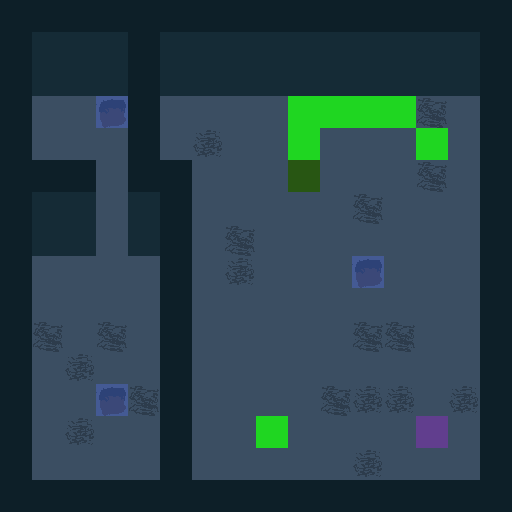

The image is a tile-based game level rendered from a .tmx file. Its description and complete source (layers, tilesets, objects, tile grids) follow:
An orthogonal 16x16 tile map with 32x32 px tiles, 5 tile layers (Floor, FloorAuto_values, FloorAuto, Grass_values, ...), 6 tilesets and 2 objects (2x Enemy).

<map version="1.4" tiledversion="1.4.2" orientation="orthogonal" renderorder="right-down" compressionlevel="0" width="16" height="16" tilewidth="32" tileheight="32" infinite="0" backgroundcolor="#696A79" nextlayerid="7" nextobjectid="1"><tileset firstgid="1" name="MRMOTEXT" tilewidth="8" tileheight="8" tilecount="512" columns="32" objectalignment="topleft" margin="0" spacing="0"><image source="../../../images/MRMOTEXT.png" width="256" height="128" /></tileset><tileset firstgid="513" name="GrassClean" tilewidth="32" tileheight="32" tilecount="12" columns="3" objectalignment="topleft" margin="0" spacing="0"><image source="../../../images/GrassClean.png" width="87" height="122" /></tileset><tileset firstgid="525" name="TilesClean" tilewidth="32" tileheight="32" tilecount="920" columns="40" objectalignment="topleft" margin="0" spacing="0"><image source="../../../images/TilesClean.png" width="1280" height="736" /></tileset><tileset firstgid="1445" name="Regions" tilewidth="32" tileheight="32" tilecount="7" columns="7" objectalignment="topleft"><image source="Regions.intgrid.png" width="224" height="32" /></tileset><tileset firstgid="1452" name="Grass" tilewidth="32" tileheight="32" tilecount="2" columns="2" objectalignment="topleft"><image source="Grass.intgrid.png" width="64" height="32" /></tileset><tileset firstgid="1454" name="FloorAuto" tilewidth="32" tileheight="32" tilecount="9" columns="9" objectalignment="topleft"><image source="FloorAuto.intgrid.png" width="288" height="32" /></tileset><layer id="1" name="Floor" width="16" height="16" opacity="1"><data encoding="csv">0,0,0,0,0,0,0,0,0,0,0,0,0,0,0,0,0,0,0,0,0,0,0,0,0,0,0,0,0,0,0,0,0,0,0,0,0,0,0,0,0,0,0,0,0,0,0,0,0,0,0,0,0,0,0,0,0,0,0,0,0,0,0,0,0,0,0,0,0,0,0,0,0,0,0,0,0,0,0,0,0,0,0,0,0,0,0,0,0,0,0,0,0,0,0,0,0,0,0,0,0,0,0,0,0,0,0,0,0,0,0,0,0,0,0,0,0,0,0,0,0,0,0,0,0,0,0,0,0,0,0,0,0,0,513,0,0,0,0,0,0,0,0,0,0,0,0,0,0,0,0,513,0,0,0,0,0,0,0,0,0,0,0,0,0,0,0,0,0,0,0,0,0,0,0,0,0,0,0,0,0,0,0,0,0,0,0,0,0,0,0,0,0,0,0,0,0,0,0,0,0,0,0,0,0,0,0,0,0,0,0,0,0,0,0,0,0,0,0,0,0,0,0,0,0,0,0,0,0,0,0,0,0,0,0,0,0,0,0,0,0,0,0,0,0,0,0,0,0,0,0,0,0,0,0,0</data></layer><layer id="2" name="FloorAuto_values" width="16" height="16" opacity="1"><data encoding="csv">1456,1456,1456,1456,1456,1456,1456,1456,1456,1456,1456,1456,1456,1456,1456,1456,1456,1462,1462,1462,1456,1462,1462,1462,1462,1462,1462,1462,1462,1462,1462,1456,1456,1462,1462,1462,1456,1462,1462,1462,1462,1462,1462,1462,1462,1462,1462,1456,1456,1454,1454,1461,1456,1454,1454,1454,1454,1454,1454,1454,1454,1454,1454,1456,1456,1454,1454,1454,1456,1454,1454,1454,1454,1454,1454,1454,1454,1454,1454,1456,1456,1456,1456,1454,1456,1456,1454,1454,1454,1454,1454,1454,1454,1454,1454,1456,1456,1462,1462,1454,1462,1456,1454,1454,1454,1454,1454,1454,1454,1454,1454,1456,1456,1462,1462,1454,1462,1456,1454,1454,1454,1454,1454,1454,1454,1454,1454,1456,1456,1454,1454,1454,1454,1456,1454,1454,1454,1454,1454,1461,1454,1454,1454,1456,1456,1454,1454,1454,1454,1456,1454,1454,1454,1454,1454,1454,1454,1454,1454,1456,1456,1454,1454,1454,1454,1456,1454,1454,1454,1454,1454,1454,1454,1454,1454,1456,1456,1454,1454,1454,1454,1456,1454,1454,1454,1454,1454,1454,1454,1454,1454,1456,1456,1454,1454,1461,1454,1456,1454,1454,1454,1454,1454,1454,1454,1454,1454,1456,1456,1454,1454,1454,1454,1456,1454,1454,1454,1454,1454,1454,1454,1454,1454,1456,1456,1454,1454,1454,1454,1456,1454,1454,1454,1454,1454,1454,1454,1454,1454,1456,1456,1456,1456,1456,1456,1456,1456,1456,1456,1456,1456,1456,1456,1456,1456,1456</data></layer><layer id="3" name="FloorAuto" width="16" height="16" opacity="1"><data encoding="csv">568,568,568,568,568,568,568,568,568,568,568,568,568,568,568,568,568,662,662,662,568,662,662,662,662,662,662,662,662,662,662,568,568,662,662,662,568,662,662,662,662,662,662,662,662,662,662,568,568,990,990,984,568,990,990,990,990,990,990,990,990,989,990,568,568,990,990,990,568,990,1030,990,990,990,990,990,990,990,990,568,568,568,568,990,568,568,990,990,990,989,990,990,990,989,990,568,568,662,662,990,662,568,990,990,990,990,990,989,990,990,990,568,568,662,662,990,662,568,990,989,990,990,990,990,990,990,990,568,568,990,990,990,990,568,990,1030,990,990,990,984,990,990,990,568,568,990,990,990,990,568,990,990,990,990,990,990,990,990,990,568,568,989,990,989,990,568,990,990,990,990,990,989,989,990,990,568,568,990,1030,990,990,568,990,990,990,990,990,990,990,990,990,568,568,990,990,984,989,568,990,990,990,990,989,1030,1030,990,1030,568,568,990,1030,990,990,568,990,990,990,990,990,990,990,990,990,568,568,990,990,990,990,568,990,990,990,990,990,1030,990,990,990,568,568,568,568,568,568,568,568,568,568,568,568,568,568,568,568,568</data></layer><layer id="4" name="Grass_values" width="16" height="16" opacity="1"><data encoding="csv">0,0,0,0,0,0,0,0,0,0,0,0,0,0,0,0,0,0,0,0,0,0,0,0,0,0,0,0,0,0,0,0,0,0,0,0,0,0,0,0,0,0,0,0,0,0,0,0,0,0,0,0,0,0,0,0,0,1452,1452,1452,1452,0,0,0,0,0,0,0,0,0,0,0,0,1452,0,0,0,1452,0,0,0,0,0,0,0,0,0,0,0,1453,0,0,0,0,0,0,0,0,0,0,0,0,0,0,0,0,0,0,0,0,0,0,0,0,0,0,0,0,0,0,0,0,0,0,0,0,0,0,0,0,0,0,0,0,0,0,0,0,0,0,0,0,0,0,0,0,0,0,0,0,0,0,0,0,0,0,0,0,0,0,0,0,0,0,0,0,0,0,0,0,0,0,0,0,0,0,0,0,0,0,0,0,0,0,0,0,0,0,0,0,0,0,0,0,0,0,0,0,0,0,0,0,0,0,0,0,0,0,0,0,0,0,0,0,0,0,1452,0,0,0,0,0,0,0,0,0,0,0,0,0,0,0,0,0,0,0,0,0,0,0,0,0,0,0,0,0,0,0,0,0,0,0,0,0,0,0</data></layer><layer id="5" name="Regions" width="16" height="16" opacity="0.5"><data encoding="csv">0,0,0,0,0,0,0,0,0,0,0,0,0,0,0,0,0,0,0,0,0,0,0,0,0,0,0,0,0,0,0,0,0,0,0,0,0,0,0,0,0,0,0,0,0,0,0,0,0,0,0,1447,0,0,0,0,0,0,0,0,0,0,0,0,0,0,0,0,0,0,0,0,0,0,0,0,0,0,0,0,0,0,0,0,0,0,0,0,0,0,0,0,0,0,0,0,0,0,0,0,0,0,0,0,0,0,0,0,0,0,0,0,0,0,0,0,0,0,0,0,0,0,0,0,0,0,0,0,0,0,0,0,0,0,0,0,0,0,0,1447,0,0,0,0,0,0,0,0,0,0,0,0,0,0,0,0,0,0,0,0,0,0,0,0,0,0,0,0,0,0,0,0,0,0,0,0,0,0,0,0,0,0,0,0,0,0,0,0,0,0,0,0,0,0,0,1447,0,0,0,0,0,0,0,0,0,0,0,0,0,0,0,0,0,0,0,0,0,0,0,0,0,1445,0,0,0,0,0,0,0,0,0,0,0,0,0,0,0,0,0,0,0,0,0,0,0,0,0,0,0,0,0,0,0,0,0,0</data></layer><objectgroup id="6" name="Entities"><object name="Enemy" x="384" y="96" width="32" height="32"><properties><property name="__anchorX" type="int" value="384" /><property name="__anchorY" type="int" value="96" /><property name="__cx" type="int" value="12" /><property name="__cy" type="int" value="3" /><property name="EnemyTypes" value="Grunt" /><property name="Path_0" value="11,3" /><property name="Path_1" value="10,3" /><property name="Path_2" value="9,3" /><property name="Path_3" value="9,4" /><property name="Path_4" value="9,5" /><property name="Path_5" value="10,5" /><property name="Path_6" value="12,5" /><property name="Path_7" value="12,4" /><property name="Path_8" value="12,3" /></properties></object><object name="Enemy" x="96" y="224" width="32" height="32"><properties><property name="__anchorX" type="int" value="96" /><property name="__anchorY" type="int" value="224" /><property name="__cx" type="int" value="3" /><property name="__cy" type="int" value="7" /><property name="EnemyTypes" value="Grunt" /></properties></object></objectgroup></map>
